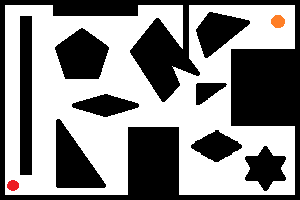
#> input picture laberinto.png, 300 x 200 px
$ python main.py
#> lines starting #> are read from the running program, lines starting #| are printed output that depends on the picture; after the words box and inside, x2 and y2 are one past the last pixel; in counts of white or black regions, pixels touching at a corner belong together
### busqueda.py
from collections import deque
from copy import deepcopy
from laberinto import Laberinto

class Busqueda(Laberinto):
    def __init__(self, mapa):
        super().__init__(mapa)

    # [12 lines left out: functions manhattan_heuristica, costo_camino, not called in this run]

    def manhattan_heuristica(self, posicion):
        y = abs(posicion[0] - self.meta[0])
        x = abs(posicion[1] - self.meta[1])
        return y + x

    # [31 lines left out: function a_estrella, not called in this run]

    def primero_el_mejor(self):
        visitados = []
        cola_de_prioridad = []
        recorrido = []
        copia_inicio = deepcopy(self.inicio)

        visitados.append(copia_inicio) #[nodo]
        cola_de_prioridad.append([copia_inicio, None, 0]) #[nodo, padre, heuristica]

        while len(cola_de_prioridad) > 0:
            nuevaPos = cola_de_prioridad.pop(0)
            recorrido.append(nuevaPos)

            if self.revisar(nuevaPos[0]):
                return self.recorrido_inv(recorrido)

            adyacentes = []
            for direccion in self.movimientos:
                ady = self.mover(direccion,deepcopy(nuevaPos[0]))
                if ady != False:
                    adyacentes.append(ady)

            for ady in adyacentes:
                if ady not in visitados:
                    visitados.append(ady)
                    h =  self.manhattan_heuristica(ady)
                    cola_de_prioridad.append([ady, len(recorrido)-1, h])

            cola_de_prioridad = sorted(cola_de_prioridad, key=lambda cola:cola[2])

    # [54 lines left out: functions busquedaProfundidad, busquedaAmplitud, not called in this run]

### laberinto.py
from random import shuffle
import cv2

class Laberinto:
    def __init__(self,mapa):
        self.mapa = mapa
        self.inicio = (185,12)
        self.meta = (21,277)

        self.arriba = (-1, 0)
        self.abajo = (1, 0)
        self.izq = (0, -1)
        self.der = (0, 1)
        self.movimientos = [self.arriba, self.abajo, self.der, self.izq]
        shuffle(self.movimientos)

    def mover(self,direccion, posicion):
        #Se suma la posición actual con la direccion para la nueva posición
        # [y,x]
        nuevaPos = (posicion[0] + direccion[1],posicion[1] + direccion[0])

        #Posición no valida
        if (self.mapa[nuevaPos[0]][nuevaPos[1]] == [0,0,0]).all():
                return False

        return nuevaPos

    def revisar(self, posicion):
        if posicion == self.meta:
            return True
        return False

    def recorrido_inv(self,recorrido):
        i = -1
        costo = 0
        while recorrido[i][0] != self.inicio:
            aux = recorrido[i][0]
            self.mapa = cv2.circle(self.mapa,(aux[1],aux[0]),radius=0,color=(255, 0, 0),thickness=1)
            costo +=1
            i = recorrido[i][1]

        return [self.mapa,costo]

### main.py
from busqueda import Busqueda
from laberinto import cv2

mapa = cv2.imread('laberinto.png', 1)
#> mapa is the input picture: shape (200, 300, 3); mean B, G, R 136.1, 136.3, 137
bus = Busqueda(mapa)

''' title = 'Busqueda en Amplitud'
[resultado,costo] = bus.busquedaAmplitud() '''

''' title = 'Busqueda en Profundidad'
[resultado,costo] = bus.busquedaProfundidad() '''

title = 'Busqueda Primero el Mejor'
[resultado,costo] = bus.primero_el_mejor()
#> costo = 429

''' title = 'Busqueda A estrella'
[resultado,costo] = bus.a_estrella() '''

costo_str = 'Costo del camino: ' + str(costo)
#> costo_str = 'Costo del camino: 429'

# redimensionar la imagen
scale_percent = 200
width = int(resultado.shape[1] * scale_percent / 100)
#> width = 600
height = int(resultado.shape[0] * scale_percent / 100)
#> height = 400
dim = (width, height)
#> dim = (600, 400)
resized = cv2.resize(resultado, dim, interpolation = cv2.INTER_AREA)
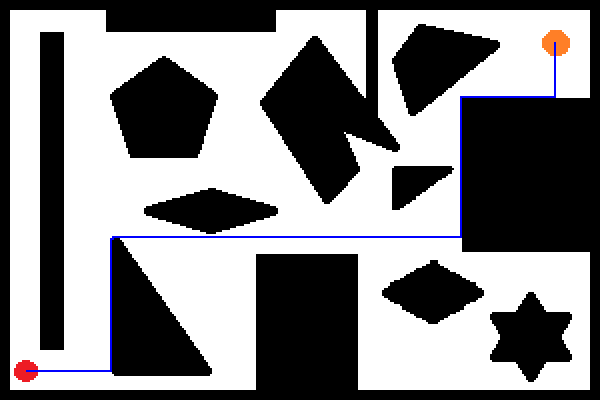
#> resized: shape (400, 600, 3); mean B, G, R 136.2, 134.5, 135.2

resized = cv2.putText(resized, costo_str ,(368,374), cv2.FONT_HERSHEY_PLAIN,
                      1, (0, 0, 255), 1, cv2.LINE_AA)
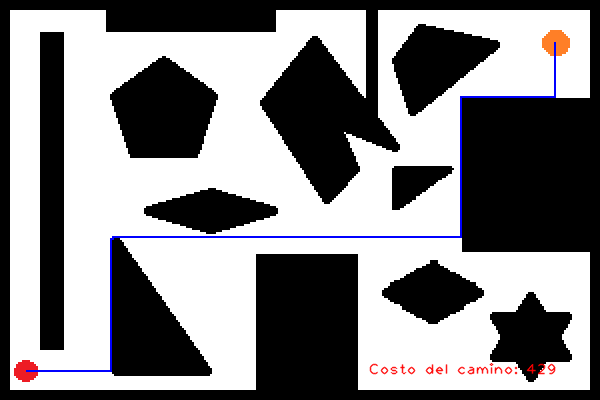
#> resized: shape (400, 600, 3); 0.39% of pixels changed, all inside (x1, y1, x2, y2) = (369, 363, 556, 375)

cv2.imshow(title,resized)
cv2.waitKey(0)
cv2.destroyAllWindows()
